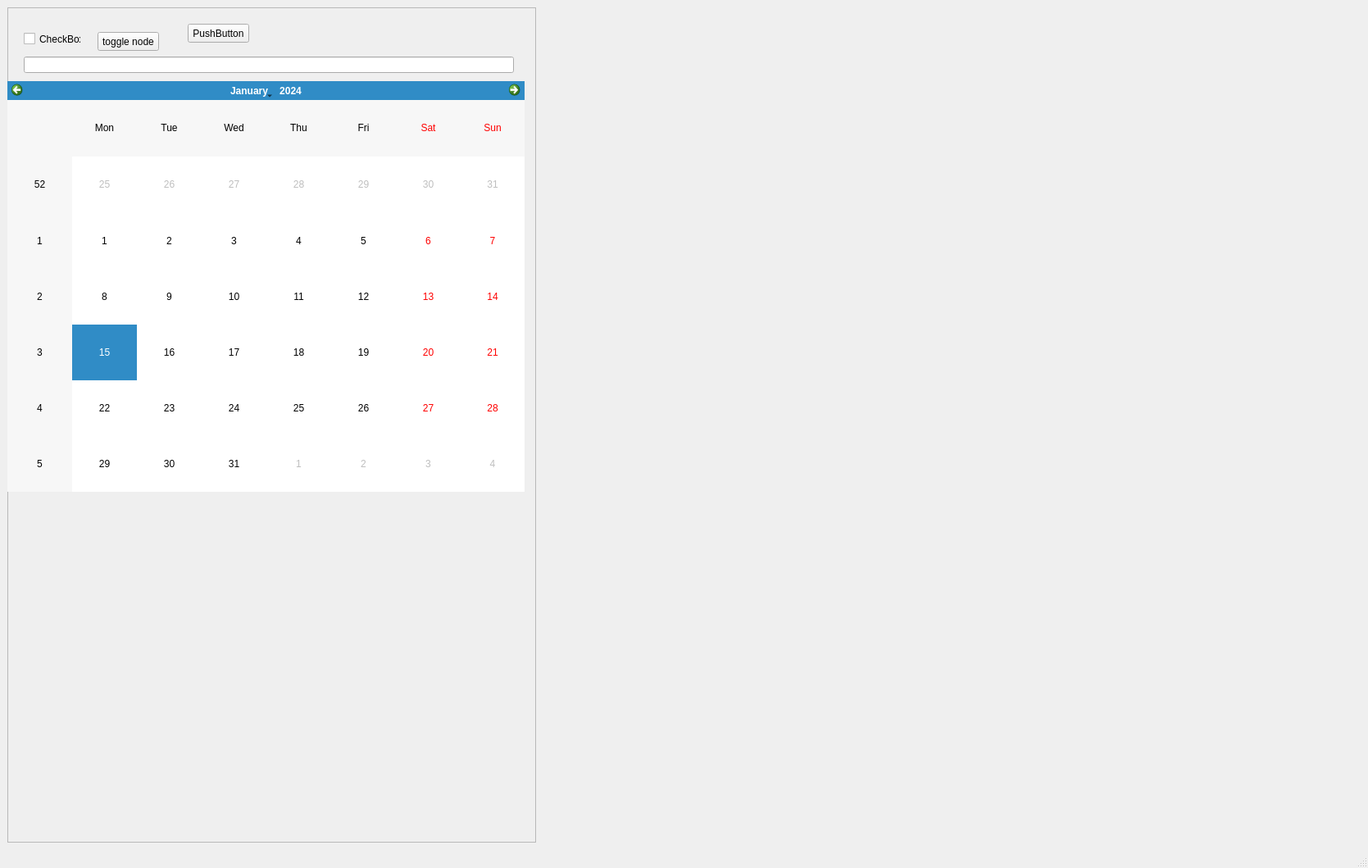
<?xml version="1.0" encoding="UTF-8"?>
<ui version="4.0">
 <class>MainWindow</class>
 <widget class="QMainWindow" name="MainWindow">
  <property name="geometry">
   <rect>
    <x>0</x>
    <y>0</y>
    <width>1669</width>
    <height>1059</height>
   </rect>
  </property>
  <property name="windowTitle">
   <string>MainWindow</string>
  </property>
  <widget class="QWidget" name="centralwidget">
   <layout class="QHBoxLayout" name="horizontalLayout">
    <item>
     <widget class="QFrame" name="frame_2">
      <property name="sizePolicy">
       <sizepolicy hsizetype="Expanding" vsizetype="Preferred">
        <horstretch>0</horstretch>
        <verstretch>0</verstretch>
       </sizepolicy>
      </property>
      <property name="minimumSize">
       <size>
        <width>200</width>
        <height>0</height>
       </size>
      </property>
      <property name="frameShape">
       <enum>QFrame::StyledPanel</enum>
      </property>
      <property name="frameShadow">
       <enum>QFrame::Raised</enum>
      </property>
      <widget class="QCheckBox" name="checkBox">
       <property name="geometry">
        <rect>
         <x>20</x>
         <y>30</y>
         <width>70</width>
         <height>17</height>
        </rect>
       </property>
       <property name="text">
        <string>CheckBox</string>
       </property>
      </widget>
      <widget class="QLineEdit" name="lineEdit">
       <property name="geometry">
        <rect>
         <x>20</x>
         <y>60</y>
         <width>598</width>
         <height>20</height>
        </rect>
       </property>
      </widget>
      <widget class="QPushButton" name="toggleNodeButton">
       <property name="geometry">
        <rect>
         <x>110</x>
         <y>30</y>
         <width>75</width>
         <height>23</height>
        </rect>
       </property>
       <property name="text">
        <string>toggle node</string>
       </property>
      </widget>
      <widget class="QPushButton" name="pushButton">
       <property name="geometry">
        <rect>
         <x>220</x>
         <y>20</y>
         <width>75</width>
         <height>23</height>
        </rect>
       </property>
       <property name="text">
        <string>PushButton</string>
       </property>
      </widget>
      <widget class="QCalendarWidget" name="calendarWidget">
       <property name="geometry">
        <rect>
         <x>0</x>
         <y>90</y>
         <width>631</width>
         <height>501</height>
        </rect>
       </property>
      </widget>
     </widget>
    </item>
    <item>
     <widget class="GLWidget" name="renderwidget" native="true">
      <property name="sizePolicy">
       <sizepolicy hsizetype="Expanding" vsizetype="Expanding">
        <horstretch>0</horstretch>
        <verstretch>0</verstretch>
       </sizepolicy>
      </property>
      <property name="minimumSize">
       <size>
        <width>1000</width>
        <height>1000</height>
       </size>
      </property>
      <property name="maximumSize">
       <size>
        <width>1000</width>
        <height>1000</height>
       </size>
      </property>
      <property name="layoutDirection">
       <enum>Qt::RightToLeft</enum>
      </property>
      <property name="autoFillBackground">
       <bool>true</bool>
      </property>
      <zorder>frame_2</zorder>
     </widget>
    </item>
   </layout>
  </widget>
  <widget class="QMenuBar" name="menubar">
   <property name="geometry">
    <rect>
     <x>0</x>
     <y>0</y>
     <width>1669</width>
     <height>21</height>
    </rect>
   </property>
  </widget>
  <widget class="QStatusBar" name="statusbar"/>
 </widget>
 <customwidgets>
  <customwidget>
   <class>GLWidget</class>
   <extends>QWidget</extends>
   <header>qtGlWidget.h</header>
   <container>1</container>
  </customwidget>
 </customwidgets>
 <resources/>
 <connections/>
</ui>
